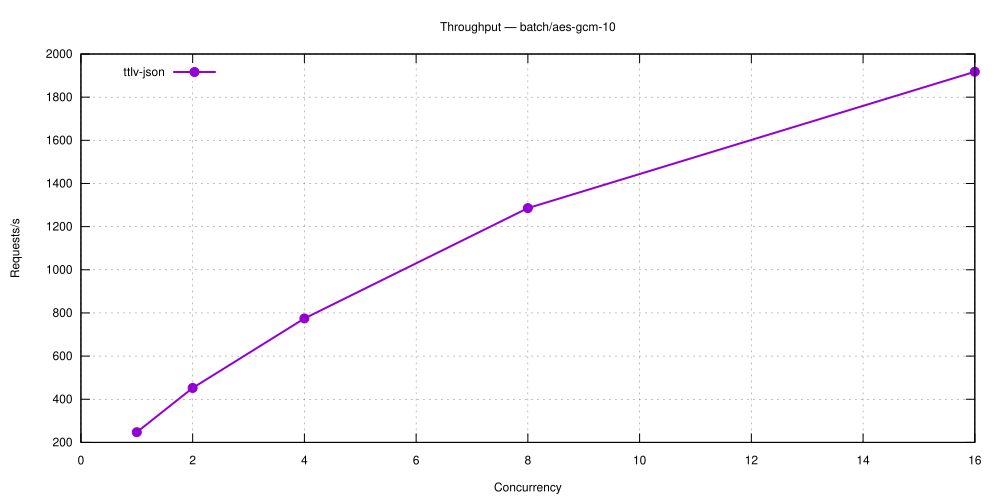

Write the gnuplot code that produced this figure.
set terminal svg size 1000,500 enhanced font 'Helvetica,12'
set output 'batch_aes-gcm-10.svg'
set title 'Throughput — batch/aes-gcm-10'
set grid
set xlabel 'Concurrency'
set ylabel 'Requests/s'
set key top left
plot 'batch_aes-gcm-10-5.27.0-ttlv-json.dat' using 1:2 with linespoints lw 2 pt 7 title 'ttlv-json'
